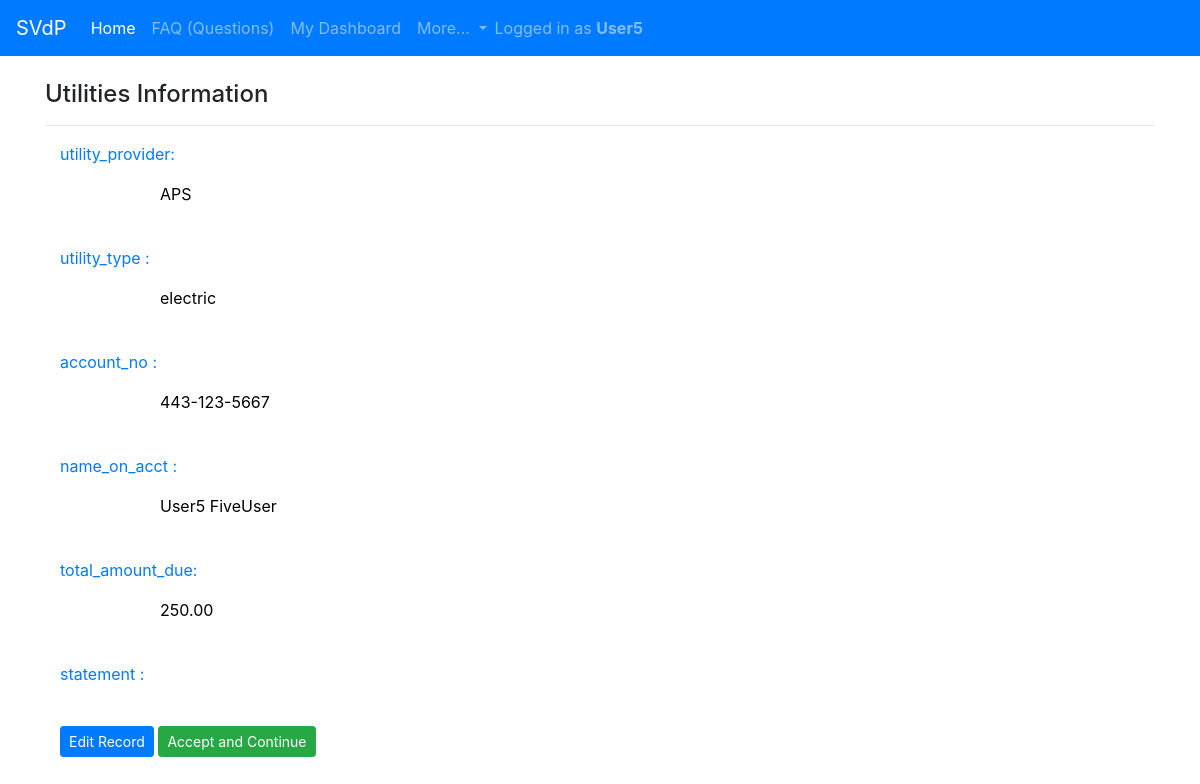
The app's page /utils_detail/10/ (signed in) with its own data.
### home/models.py (models this page shows, shortened)
class Utilities(models.Model):
        UTILITY_TYPE = [('water','Water'), ('electric', 'Electric'), ('gas', 'Gas')]
        UTILITY_PROVIDER = [('SRP', 'SRP'), ('APS', 'APS'), ('Southwest Gas', 'Southwest Gas'), ('City of Phoenix', 'City of Phoenix'), ('City of Mesa', 'City of Mesa'),
                            ('City of Peoria', 'City of Peoria'), ('City of Tempe', 'City of Tempe'), ('City of Glendale', 'City of Glendale'), ('City of Chandler', 'City of Chandler'),
                            ('City of Goodyear', 'City of Goodyear'), ('City of Buckeye', 'City of Buckeye'), ('City of Scottsdale', 'City of Scottsdale'), ('Epcor', 'Epcor'), ('Liberty', 'Liberty')
                            ]
        contact = models.ForeignKey(Contact, on_delete=models.CASCADE)
        username = models.ForeignKey(User, on_delete=models.CASCADE)
        utility_provider = models.CharField(max_length=100, choices=UTILITY_PROVIDER)
        utility_type = models.CharField(max_length=100, choices=UTILITY_TYPE)
        account_no = models.CharField(max_length=200)
        name_on_acct = models.CharField(max_length=200)
        total_amount_due = models.DecimalField(default=0.00, max_digits=6, decimal_places=2)
        payment_due_date = models.DateField(auto_now_add=True)

### home/views.py (the view)
# urls.py: path('utils_detail/<pk>/', login_required(UtilitiesModelDetail.as_view()), name = 'utils_detail'),
class UtilitiesModelDetail(DetailView):
    model = Utilities
    def get_queryset(self):
        return self.model.objects.filter(username=self.request.user)

### home/templates/home/utilities_detail.html (shortened to what this page needs)
{% extends "base.html" %}
{% load static %}
{% block content %}
<br>
<h4>Utilities Information </h4>
<hr>
<div class="container">
    <div class="text-primary">
       <p>utility_provider:</p><p style="padding-left:100px; color:black;">{{ object.utility_provider }}</p><br>
       <p>utility_type    :</p><p style="padding-left:100px; color:black;">{{ object.utility_type }} </p><br>
       <p>account_no      :</p><p style="padding-left:100px; color:black;">{{ object.account_no }}</p><br>
       <p>name_on_acct    :</p><p style="padding-left:100px; color:black;">{{ object.name_on_acct }}</p><br>
       <p>total_amount_due:</p><p style="padding-left:100px; color:black;">{{ object.total_amount_due }}</p><br>
       <p>statement       :</p><p style="padding-left:100px; color:black;">{{ object.statement }}</p><br>
    </div>
    <a class="btn btn-primary btn-sm" role="button"  href="/home/utils_update/{{ object.id }}">Edit Record</a>
    <a class="btn btn-success btn-sm" role="button"  href="/home/startapp/">Accept and Continue</a>
</div>
<br><br>
{% endblock %}

### templates/base.html (shortened to what this page needs)
<!DOCTYPE html>
<html>
  <head>
    <link rel="stylesheet" href="https://stackpath.bootstrapcdn.com/bootstrap/4.5.2/css/bootstrap.min.css">
  </head>
  <body>
    <nav class="navbar navbar-expand-lg navbar-dark bg-primary">
      <a class="navbar-brand" href="#">SVdP</a>
      <div class="collapse navbar-collapse" id="navbarNavDropdown">
        <ul class="navbar-nav">
          <li class="nav-item active">
            <a class="nav-link" href="/home">Home <span class="sr-only">(current)</span></a>
          </li>
          <li class="nav-item">
            <a class="nav-link" href="/home/hpapp_faq">FAQ (Questions)</a>
          </li>
          {% if user.is_authenticated %}
              <li class="nav-item">
                <a class="nav-link" href="{% url 'home:dashboard' %}">My Dashboard</a>
              </li>
          {% endif %}
          <li class="nav-item dropdown">
            <a class="nav-link dropdown-toggle" href="#" id="navbarDropdownMenuLink" role="button" data-toggle="dropdown" aria-haspopup="true" aria-expanded="false">
              More...
            </a>
          </li>
        </ul>
        {% if user.is_authenticated %}
        <span class="navbar-text">
          Logged in as <b>{{ user.username }}</b>
        </span>
        {% endif %}
      </div>
    </nav>
    {% block body %}
    <div class="container">
      {% block content %}
      {% endblock %}
      {% endblock %}
   </div>
  </body>
</html>

### records on screen
Utilities: utility_provider "APS", utility_type "electric", account_no "443-123-5667", name_on_acct "User5 FiveUser", total_amount_due "250.00"

### other values on screen
{{ user.username }} "User5"
